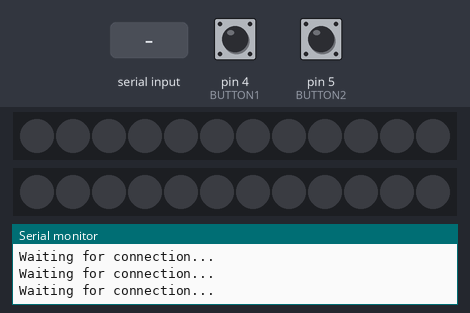
A sketch run on a simulated Arduino Uno, built with avr-gcc and run on an emulated ATmega328P. Shown: 2 × 12 RGB LEDs in strip order, left to right, the last lines printed to the serial monitor. The inputs (shaded band) are chosen by the test bench; at power-on: pin 4 (BUTTON1) LOW, pin 5 (BUTTON2) LOW. Dim RGB values are drawn brighter than linear.

Above: at 3.8 s.
3.9 s: "Start\n" received over the second serial link
At 4.8 s:
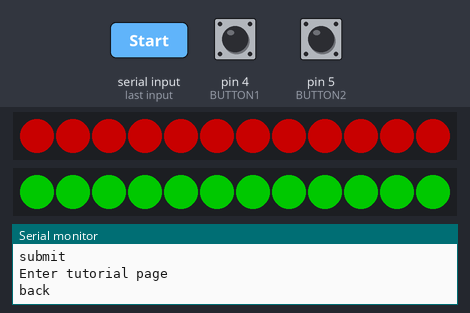
Timing chart, 0 to 6.9 s (numbered marks = the images above; inputs shaded):
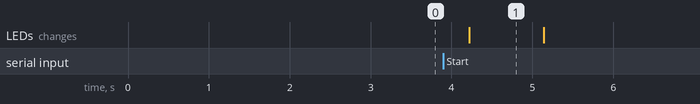

The sketch:

project_test_arduino_send.ino
```cpp
#include <SoftwareSerial.h>
#include <Adafruit_NeoPixel.h>

const int bluetoothTx = 2;  // TX pin of Bluetooth module connected to Arduino's RX pin
const int bluetoothRx = 3;  // RX pin of Bluetooth module connected to Arduino's TX pin

#define BUTTON1 4
#define BUTTON2 5

#define PIN_LED_1      6  // Define the pin to which the data line is connected
#define PIN_LED_2      7  // Define the pin to which the data line is connected
#define NUMPIXELS      12  // Define the number of pixels in your strip

Adafruit_NeoPixel strip_1 = Adafruit_NeoPixel(NUMPIXELS, PIN_LED_1, NEO_GRB + NEO_KHZ800);
Adafruit_NeoPixel strip_2 = Adafruit_NeoPixel(NUMPIXELS, PIN_LED_2, NEO_GRB + NEO_KHZ800);

SoftwareSerial bluetoothSerial(bluetoothTx, bluetoothRx);
bool firstRun = true;
bool menuPage = true;

int choice ;

uint32_t colors_1[] = {
  strip_1.Color(130, 0, 153),   //
  strip_1.Color(255, 255, 255),   //
  strip_1.Color(255, 0, 0),    //
  strip_1.Color(0, 0, 255),   //
  strip_1.Color(0, 255, 0),    //
  strip_1.Color(0, 0, 0)    //
};

uint32_t colors_2[] = {
  strip_2.Color(153, 0, 153),   //
  strip_2.Color(255, 255, 255),   //
  strip_2.Color(255, 0, 0),    //
  strip_2.Color(0, 0, 255),   //
  strip_2.Color(0, 255, 0),    //
  strip_2.Color(0, 0, 0)    //
};

void setup() {
  Serial.begin(9600);
  bluetoothSerial.begin(9600);

  pinMode(BUTTON1, INPUT);
  pinMode(BUTTON2, INPUT);

  strip_1.begin();  // Initialize the strip
  strip_2.begin();  // Initialize the strip
  strip_1.setBrightness(100);  // Set brightness to 50 (adjust as needed)
  strip_2.setBrightness(100);  // Set brightness to 50 (adjust as needed)
  strip_1.show();   // Initialize all pixels to 'off'
  strip_2.show();   // Initialize all pixels to 'off'
}

void colorWipe_1(uint32_t color) {
  for(int pixelIndex = 0; pixelIndex < strip_1.numPixels(); pixelIndex++) {
    strip_1.setPixelColor(pixelIndex, color);
  }
  strip_1.show();
}

void colorWipe_2(uint32_t color) {
  for(int pixelIndex = 0; pixelIndex < strip_2.numPixels(); pixelIndex++) {
    strip_2.setPixelColor(pixelIndex, color);
  }
  strip_2.show();
}

void ClearRGB(){
  for(int pixelIndex = 0; pixelIndex < strip_1.numPixels(); pixelIndex++) {
    strip_1.setPixelColor(pixelIndex, 0);
  }
  for(int pixelIndex = 0; pixelIndex < strip_2.numPixels(); pixelIndex++) {
    strip_2.setPixelColor(pixelIndex, 0);
  }
  strip_1.show();
  strip_2.show();
}

void tutorial_page(){
  delay(200);
  Serial.println("Enter tutorial page");
  while(true){
    bool button1_pressed,button2_pressed;
    button1_pressed = digitalRead(BUTTON1) == LOW;
    button2_pressed = digitalRead(BUTTON2) == LOW;
    if(button1_pressed){
      bluetoothSerial.println("0");
      Serial.println("back");
      return;
    }
    if(button2_pressed){
      bluetoothSerial.println("1");
      Serial.println("next pic");
      delay(200);
    }
    delay(100);
  }
}

void play_page(){
  delay(200);
  Serial.println("Enter play page");
  int count = 0;
  int state = 0;
  String choice1_str, choice2_str;
  int choice1, choice2;
  while(true){
    bool button1_pressed,button2_pressed;
    button1_pressed = digitalRead(BUTTON1) == LOW;
    button2_pressed = digitalRead(BUTTON2) == LOW;
    if(button1_pressed){
      bluetoothSerial.println("0");
      return;
    }
    if(button2_pressed){
      bluetoothSerial.println("1");
      Serial.println("start_play");
      while(true){
        String data = bluetoothSerial.readStringUntil('\n');
        data.trim(); // Remove leading and trailing spaces

        // Check if the received data is in the format of a list (e.g., "[x, y]")
        if (data.startsWith("[") && data.endsWith("]") && data.indexOf(",") > 0) {
          // Remove the brackets and split the string at the comma
          Serial.print("Received: ");
          Serial.println(data);
          data = data.substring(1, data.length() - 1); // Remove brackets
          int commaIndex = data.indexOf(",");
          choice1_str = data.substring(0, commaIndex);
          choice2_str = data.substring(commaIndex + 2); // +2 to skip the comma and space

          // Parse the extracted strings into integers
          choice1 = choice1_str.toInt();
          choice2 = choice2_str.toInt();

          Serial.print("Choice 1: ");
          Serial.println(choice1);
          Serial.print("Choice 2: ");
          Serial.println(choice2);
          colorWipe_1(colors_1[choice1]);
          colorWipe_2(colors_2[choice2]);
          state = 1;
          Serial.println("wait for ans....");
          while(state == 1){
            button1_pressed = digitalRead(BUTTON1) == LOW;
            button2_pressed = digitalRead(BUTTON2) == LOW;
            if (button1_pressed || button2_pressed) {
              ClearRGB();
              if (button1_pressed) {
                Serial.println(choice1_str);
                bluetoothSerial.println(choice1_str);
              }
              else if (button2_pressed) {
                Serial.println(choice2_str);
                bluetoothSerial.println(choice2_str);
              }
              state = 0;
              count += 1;
            }
            if(count == 15){
              ClearRGB();
              delay(10000);
              return;
            }
          }
        }
      }
    }
    delay(100);
  }
}

void loop() {
  bool button1_pressed,button2_pressed;
  while (firstRun) {
    delay(1000);
    Serial.println("Waiting for connection...");
    if (bluetoothSerial.available()) {
      String message = bluetoothSerial.readStringUntil('\n');
      if (message == "Start") {
        Serial.println("Connected to Raspberry Pi");
        bluetoothSerial.println("Connected");
        firstRun = false;
        delay(200);
        menuPage = true;
        choice = 0;
        return;
      }
    }
  }
  while(menuPage){
    button1_pressed = digitalRead(BUTTON1) == LOW;
    button2_pressed = digitalRead(BUTTON2) == LOW;
    colorWipe_1(colors_1[2]);
    colorWipe_2(colors_2[4]);
    if (button1_pressed) {
      choice++;
      delay(150);
      if (choice >= 3) {
        choice = 0;
      }
      bluetoothSerial.println("0"); // Sending the updated choice to the Bluetooth module
      Serial.println("choice " + String(choice));
    }

    if(button2_pressed){
      bluetoothSerial.println("1");
      Serial.println("submit");
      if(choice == 0){
        play_page();
        delay(250);
      }
      else if(choice == 1){
        tutorial_page();
        delay(250);
      }
      else if(choice == 2){
        Serial.println("exit");
        menuPage = false;
        firstRun = true;
        ClearRGB();
        delay(100);
      }
    }
    delay(150);
  }
}
```

Measured:
- after the input at 3.9 s, the LEDs: change after 0.32 s (image 1)
- what the display in image 1 shows lasts 0.9 s, from 4.2 s to 5.1 s
